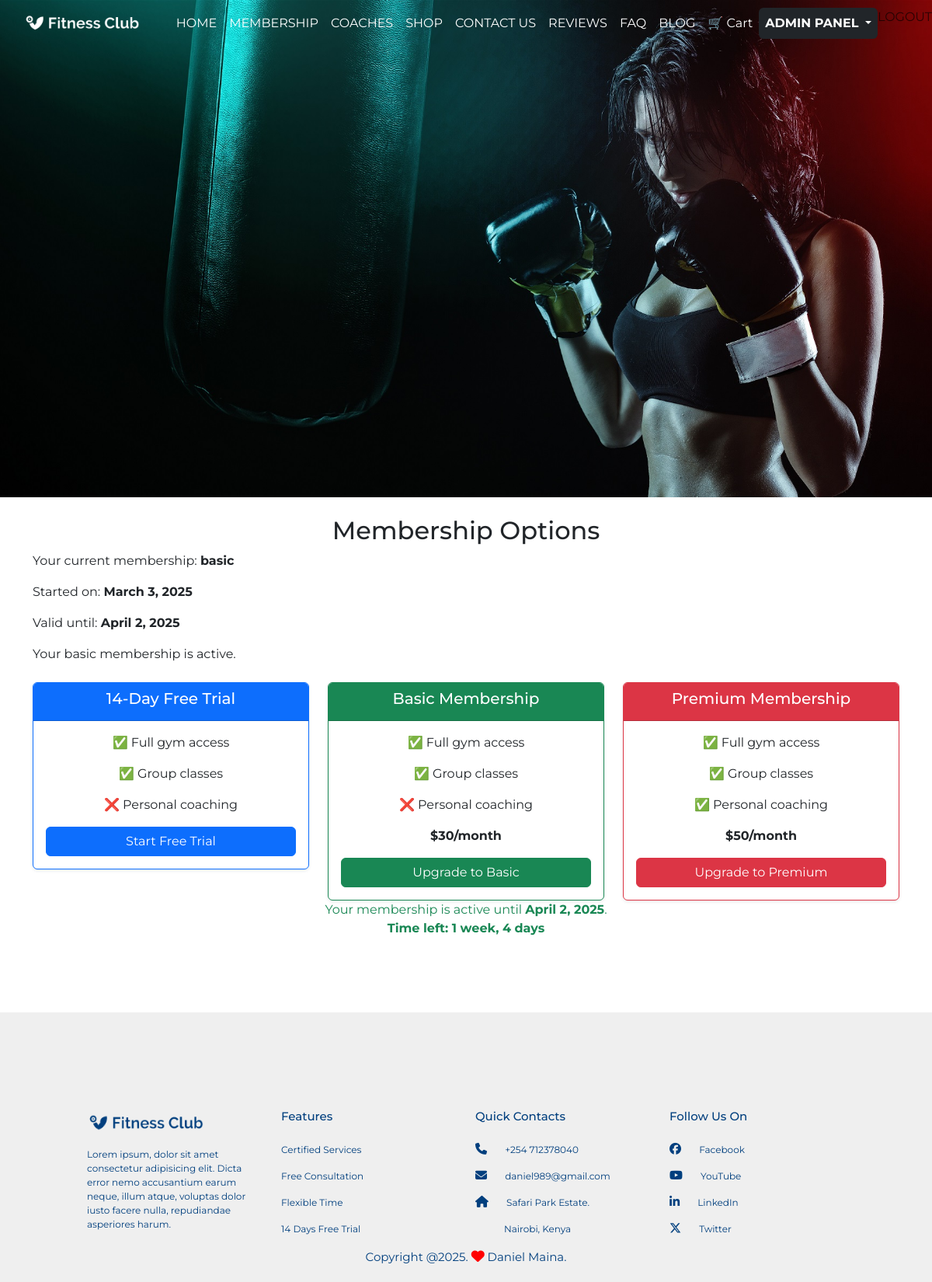
Before: /members/membership/ (signed in) with the older database file.
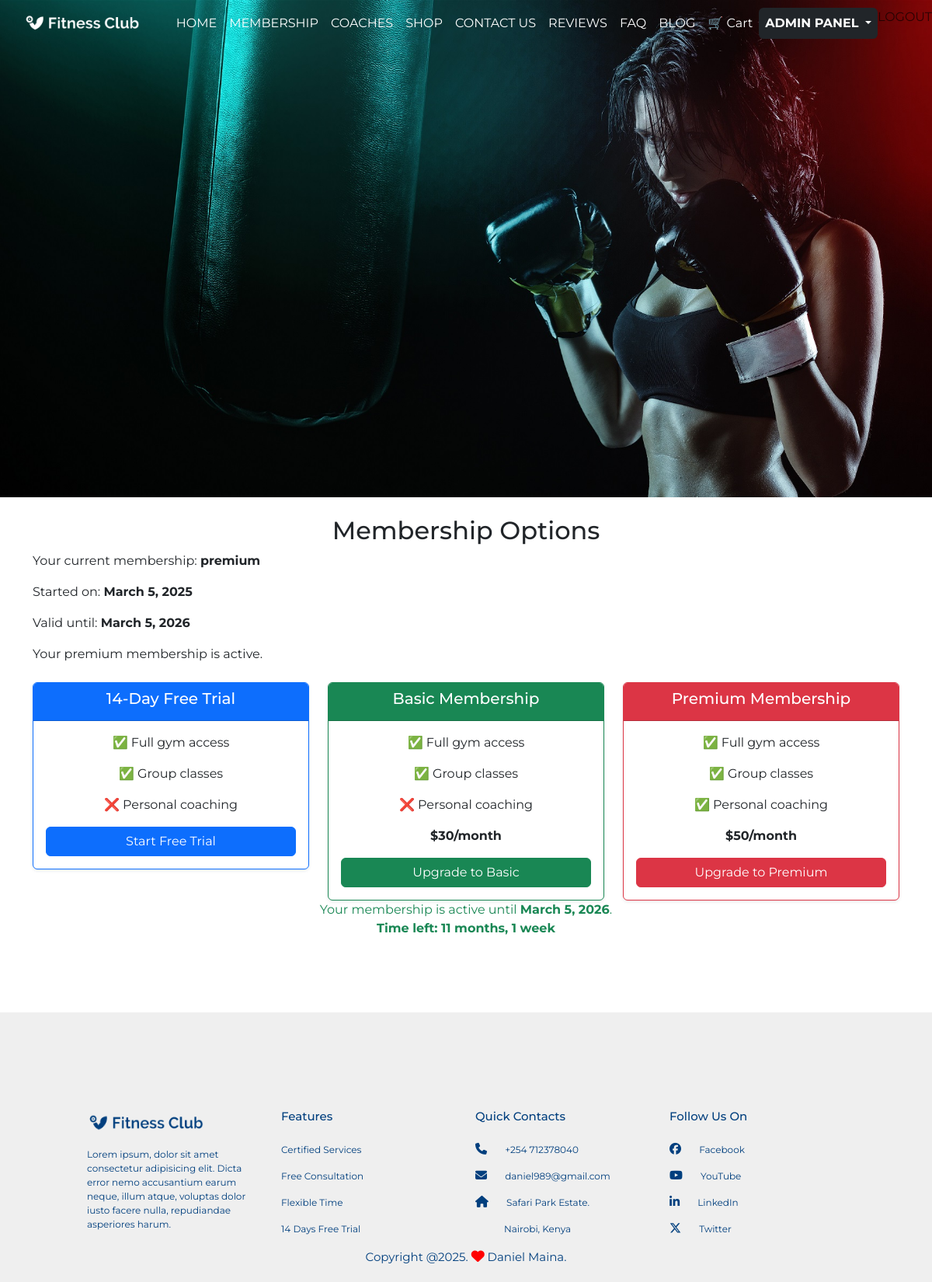
After: the same page with the newer database file.
### members/models.py (models this page shows, shortened)
class Membership(models.Model):
    MEMBERSHIP_CHOICES = [
        ('trial', 'Trial'),
        ('basic', 'Basic'),
        ('premium', 'Premium'),
    ]
    STATUS_CHOICES = [
        ("pending", "Pending"),
        ("active", "Active"),
        ("expired", "Expired"),
    ]
    user = models.OneToOneField(User, on_delete=models.CASCADE)
    email = models.EmailField(max_length=255, blank=True, null=True)
    full_name = models.CharField(max_length=255, blank=True, null=True)
    phone_number = models.CharField(max_length=20, blank=True, null=True)
    membership_type = models.CharField(max_length=10, choices=MEMBERSHIP_CHOICES, default='trial')
    status = models.CharField(max_length=10, choices=STATUS_CHOICES, default="pending")
    start_date = models.DateField(auto_now_add=True)
    end_date = models.DateField(null=True, blank=True)

### members/views.py (the view)
# urls.py: path('membership/', views.MembershipPageView.as_view(), name='membership_page'),
class MembershipPageView(TemplateView):
    template_name = "members/membership_page.html"
    def dispatch(self, request, *args, **kwargs):
        user = request.user
        membership = Membership.objects.filter(user=user).first()
        if membership and membership.membership_type == "trial" and membership.end_date <= now().date():
            return redirect("members:upgrade_membership")  # Redirect user if trial expired
        return super().dispatch(request, *args, **kwargs)
    def get_context_data(self, **kwargs):
        context = super().get_context_data(**kwargs)
        context["membership"] = Membership.objects.filter(user=self.request.user).first()
        context["today"] = now().date()
        return context

### cart/context_processors.py (called while the page is built)
def cart_count(request):
    count = 0
    if request.user.is_authenticated:
        count = CartItem.objects.filter(cart__user=request.user).count()
    else:
        cart = request.session.get("cart", {})
        count = sum(item["quantity"] for item in cart.values())
    return {"cart_count": count}

### members/templates/members/membership_page.html (shortened to what the changed rows need)
{% extends "base.html" %}
{% load static %}
{% block main_content %}
<div class="container">
    <h2 class="text-center mt-4">Membership Options</h2>
    {% if membership %}
    <p>Your current membership: <strong>{{ membership.membership_type }}</strong></p>
    <p>Started on: <strong>{{ membership.start_date }}</strong></p>
    <p>Valid until: <strong>{{ membership.end_date }}</strong></p>
    {% if membership.membership_type == "trial" %}
    {% if trial_expired %}
    <p class="text-danger">
        Your free trial has ended. Upgrade to
        <a href="{% url 'members:subscribe_membership' 'basic' %}" class="fw-bold">Basic</a> or
        <a href="{% url 'members:subscribe_membership' 'premium' %}" class="fw-bold">Premium</a>.
    </p>
    {% else %}
    <p class="text-warning">
        Your free trial is active.
        It started on <strong>{{ membership.start_date }}</strong>
        and will expire on <strong>{{ membership.end_date }}</strong>.
        <br>
        <strong>Time left: {{ membership.end_date|timeuntil }}</strong>
    </p>
    {% endif %}
    {% elif membership.membership_type == "basic" %}
    <p>Your basic membership is active.</p>
    {% elif membership.membership_type == "premium" %}
    <p>Your premium membership is active.</p>
    {% endif %}
    {% else %}
    <p>You do not have an active membership. <a href="{% url 'members:trial_signup' %}">Sign up here</a>.</p>
    {% endif %}
    <div class="row mt-4">
        <div class="col-md-4">
        </div>
        <div class="col-md-4">
        </div>
        <div class="col-md-4">
        </div>
        {% if membership and membership.end_date %}
        {% if membership.end_date <= today %} <div class="text-center mt-4">
            <a href="{% url 'members:renew_membership' %}" class="btn btn-warning">Renew Membership</a>
    </div>
    {% else %}
    <p class="text-success text-center">
        Your membership is active until <strong>{{ membership.end_date }}</strong>.
        <br>
        <strong>Time left: {{ membership.end_date|timeuntil }}</strong>
    </p>
    {% endif %}
    {% endif %}
</div>
{% endblock %}

Changed rows visible on the page:
changed Membership: membership_type "basic" → "premium"; start_date "March 3, 2025" → "March 5, 2025"; end_date "April 2, 2025" → "March 5, 2026"; end_date "1 week, 4 days" → "11 months, 1 week"
Other visible differences:
text no longer shown: "Your basic membership is active."
text now shown: "Your premium membership is active."
